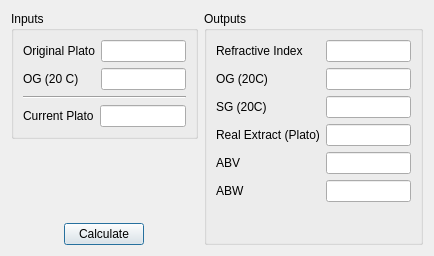
<?xml version="1.0" encoding="UTF-8"?>
<ui version="4.0">
 <class>refractoDialog</class>
 <widget class="QDialog" name="refractoDialog">
  <property name="geometry">
   <rect>
    <x>0</x>
    <y>0</y>
    <width>434</width>
    <height>256</height>
   </rect>
  </property>
  <property name="windowTitle">
   <string>Refractometer Tools</string>
  </property>
  <layout class="QHBoxLayout" name="horizontalLayout">
   <item>
    <layout class="QVBoxLayout" name="verticalLayout">
     <item>
      <widget class="QGroupBox" name="groupBox">
       <property name="title">
        <string>Inputs</string>
       </property>
       <layout class="QVBoxLayout" name="verticalLayout_2">
        <item>
         <layout class="QFormLayout" name="formLayout">
          <item row="0" column="0">
           <widget class="QLabel" name="label_op">
            <property name="text">
             <string>Original Plato</string>
            </property>
            <property name="buddy">
             <cstring>lineEdit_op</cstring>
            </property>
           </widget>
          </item>
          <item row="0" column="1">
           <widget class="BtDensityEdit" name="lineEdit_op">
            <property name="maximumSize">
             <size>
              <width>128</width>
              <height>16777215</height>
             </size>
            </property>
            <property name="acceptDrops">
             <bool>true</bool>
            </property>
            <property name="toolTip">
             <string>Measured original plato</string>
            </property>
            <property name="editField" stdset="0">
             <string notr="true">origPlato</string>
            </property>
            <property name="forcedUnit" stdset="0">
             <string notr="true">displayPlato</string>
            </property>
           </widget>
          </item>
          <item row="1" column="0">
           <widget class="QLabel" name="label_inputOG">
            <property name="text">
             <string>OG (20 C)</string>
            </property>
            <property name="buddy">
             <cstring>lineEdit_inputOG</cstring>
            </property>
           </widget>
          </item>
          <item row="1" column="1">
           <widget class="BtDensityEdit" name="lineEdit_inputOG">
            <property name="maximumSize">
             <size>
              <width>128</width>
              <height>16777215</height>
             </size>
            </property>
            <property name="toolTip">
             <string>Measured original gravity</string>
            </property>
            <property name="editField" stdset="0">
             <string notr="true">inputOG</string>
            </property>
            <property name="forcedUnit" stdset="0">
             <string>displaySg</string>
            </property>
           </widget>
          </item>
         </layout>
        </item>
        <item>
         <widget class="Line" name="line">
          <property name="orientation">
           <enum>Qt::Horizontal</enum>
          </property>
         </widget>
        </item>
        <item>
         <layout class="QFormLayout" name="formLayout_3">
          <item row="0" column="0">
           <widget class="QLabel" name="label_cp">
            <property name="text">
             <string>Current Plato</string>
            </property>
            <property name="buddy">
             <cstring>lineEdit_cp</cstring>
            </property>
           </widget>
          </item>
          <item row="0" column="1">
           <widget class="BtDensityEdit" name="lineEdit_cp">
            <property name="maximumSize">
             <size>
              <width>128</width>
              <height>16777215</height>
             </size>
            </property>
            <property name="toolTip">
             <string>Current measured plato</string>
            </property>
            <property name="editField" stdset="0">
             <string notr="true">curP</string>
            </property>
            <property name="forcedUnit" stdset="0">
             <string>displayPlato</string>
            </property>
           </widget>
          </item>
         </layout>
        </item>
       </layout>
      </widget>
     </item>
     <item>
      <spacer name="verticalSpacer">
       <property name="orientation">
        <enum>Qt::Vertical</enum>
       </property>
       <property name="sizeType">
        <enum>QSizePolicy::Expanding</enum>
       </property>
       <property name="sizeHint" stdset="0">
        <size>
         <width>20</width>
         <height>40</height>
        </size>
       </property>
      </spacer>
     </item>
     <item>
      <layout class="QHBoxLayout" name="horizontalLayout_2">
       <property name="topMargin">
        <number>0</number>
       </property>
       <item>
        <widget class="QPushButton" name="pushButton_calculate">
         <property name="sizePolicy">
          <sizepolicy hsizetype="Fixed" vsizetype="Fixed">
           <horstretch>0</horstretch>
           <verstretch>0</verstretch>
          </sizepolicy>
         </property>
         <property name="text">
          <string>Calculate</string>
         </property>
        </widget>
       </item>
      </layout>
     </item>
    </layout>
   </item>
   <item>
    <widget class="QGroupBox" name="groupBox_2">
     <property name="title">
      <string>Outputs</string>
     </property>
     <layout class="QFormLayout" name="formLayout_2">
      <item row="1" column="1">
       <widget class="BtGenericEdit" name="lineEdit_ri">
        <property name="maximumSize">
         <size>
          <width>128</width>
          <height>16777215</height>
         </size>
        </property>
        <property name="readOnly">
         <bool>true</bool>
        </property>
       </widget>
      </item>
      <item row="3" column="0">
       <widget class="QLabel" name="label_sg">
        <property name="text">
         <string>SG (20C)</string>
        </property>
        <property name="buddy">
         <cstring>lineEdit_sg</cstring>
        </property>
       </widget>
      </item>
      <item row="3" column="1">
       <widget class="BtDensityEdit" name="lineEdit_sg">
        <property name="maximumSize">
         <size>
          <width>128</width>
          <height>16777215</height>
         </size>
        </property>
        <property name="readOnly">
         <bool>true</bool>
        </property>
        <property name="forcedUnit" stdset="0">
         <string>displaySg</string>
        </property>
       </widget>
      </item>
      <item row="5" column="0">
       <widget class="QLabel" name="label_abv">
        <property name="text">
         <string>ABV</string>
        </property>
        <property name="buddy">
         <cstring>lineEdit_abv</cstring>
        </property>
       </widget>
      </item>
      <item row="5" column="1">
       <widget class="BtGenericEdit" name="lineEdit_abv">
        <property name="maximumSize">
         <size>
          <width>128</width>
          <height>16777215</height>
         </size>
        </property>
        <property name="readOnly">
         <bool>true</bool>
        </property>
       </widget>
      </item>
      <item row="6" column="0">
       <widget class="QLabel" name="label_abw">
        <property name="text">
         <string>ABW</string>
        </property>
        <property name="buddy">
         <cstring>lineEdit_abw</cstring>
        </property>
       </widget>
      </item>
      <item row="6" column="1">
       <widget class="BtGenericEdit" name="lineEdit_abw">
        <property name="maximumSize">
         <size>
          <width>128</width>
          <height>16777215</height>
         </size>
        </property>
        <property name="readOnly">
         <bool>true</bool>
        </property>
       </widget>
      </item>
      <item row="1" column="0">
       <widget class="QLabel" name="label_ri">
        <property name="text">
         <string>Refractive Index</string>
        </property>
        <property name="buddy">
         <cstring>lineEdit_ri</cstring>
        </property>
       </widget>
      </item>
      <item row="4" column="0">
       <widget class="QLabel" name="label_re">
        <property name="text">
         <string>Real Extract (Plato)</string>
        </property>
        <property name="buddy">
         <cstring>lineEdit_re</cstring>
        </property>
       </widget>
      </item>
      <item row="4" column="1">
       <widget class="BtDensityEdit" name="lineEdit_re">
        <property name="maximumSize">
         <size>
          <width>128</width>
          <height>16777215</height>
         </size>
        </property>
        <property name="readOnly">
         <bool>true</bool>
        </property>
        <property name="forcedUnit" stdset="0">
         <string>displayPlato</string>
        </property>
       </widget>
      </item>
      <item row="2" column="0">
       <widget class="QLabel" name="label_og">
        <property name="text">
         <string>OG (20C)</string>
        </property>
        <property name="buddy">
         <cstring>lineEdit_og</cstring>
        </property>
       </widget>
      </item>
      <item row="2" column="1">
       <widget class="BtDensityEdit" name="lineEdit_og">
        <property name="maximumSize">
         <size>
          <width>128</width>
          <height>16777215</height>
         </size>
        </property>
        <property name="readOnly">
         <bool>true</bool>
        </property>
        <property name="forcedUnit" stdset="0">
         <string>displaySg</string>
        </property>
       </widget>
      </item>
     </layout>
    </widget>
   </item>
  </layout>
 </widget>
 <customwidgets>
  <customwidget>
   <class>BtDensityEdit</class>
   <extends>QLineEdit</extends>
   <header>BtLineEdit.h</header>
   <slots>
    <slot>lineChanged(Unit::unitDisplay,Unit::unitScale)</slot>
   </slots>
  </customwidget>
  <customwidget>
   <class>BtGenericEdit</class>
   <extends>QLineEdit</extends>
   <header>BtLineEdit.h</header>
  </customwidget>
 </customwidgets>
 <tabstops>
  <tabstop>lineEdit_op</tabstop>
  <tabstop>lineEdit_inputOG</tabstop>
  <tabstop>lineEdit_cp</tabstop>
  <tabstop>lineEdit_ri</tabstop>
  <tabstop>lineEdit_og</tabstop>
  <tabstop>lineEdit_sg</tabstop>
  <tabstop>lineEdit_re</tabstop>
  <tabstop>lineEdit_abv</tabstop>
  <tabstop>lineEdit_abw</tabstop>
  <tabstop>pushButton_calculate</tabstop>
 </tabstops>
 <resources/>
 <connections/>
</ui>
